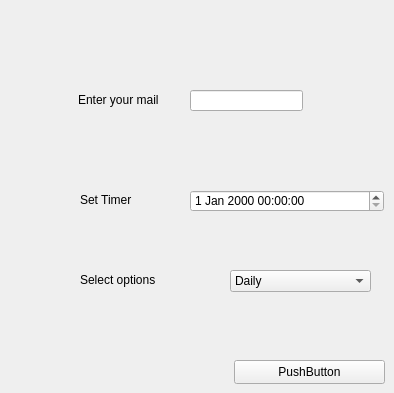
      <widget class="QWidget" name="tab_43">
       <attribute name="title">
        <string>Admin Reports</string>
       </attribute>
       <widget class="QLineEdit" name="lineEdit_92">
        <property name="geometry">
         <rect>
          <x>190</x>
          <y>90</y>
          <width>113</width>
          <height>21</height>
         </rect>
        </property>
       </widget>
       <widget class="QDateTimeEdit" name="dateTimeEdit">
        <property name="geometry">
         <rect>
          <x>190</x>
          <y>190</y>
          <width>194</width>
          <height>22</height>
         </rect>
        </property>
       </widget>
       <widget class="QPushButton" name="pushButton_53">
        <property name="geometry">
         <rect>
          <x>234</x>
          <y>360</y>
          <width>151</width>
          <height>24</height>
         </rect>
        </property>
        <property name="text">
         <string>PushButton</string>
        </property>
       </widget>
       <widget class="QLabel" name="label_83">
        <property name="geometry">
         <rect>
          <x>78</x>
          <y>90</y>
          <width>121</width>
          <height>20</height>
         </rect>
        </property>
        <property name="text">
         <string>Enter your mail</string>
        </property>
       </widget>
       <widget class="QLabel" name="label_84">
        <property name="geometry">
         <rect>
          <x>80</x>
          <y>190</y>
          <width>121</width>
          <height>20</height>
         </rect>
        </property>
        <property name="text">
         <string>Set Timer</string>
        </property>
       </widget>
       <widget class="QComboBox" name="comboBox_31">
        <property name="geometry">
         <rect>
          <x>230</x>
          <y>270</y>
          <width>141</width>
          <height>22</height>
         </rect>
        </property>
        <item>
         <property name="text">
          <string>Daily</string>
         </property>
        </item>
        <item>
         <property name="text">
          <string>Monthly</string>
         </property>
        </item>
        <item>
         <property name="text">
          <string>Annual</string>
         </property>
        </item>
       </widget>
       <widget class="QLabel" name="label_85">
        <property name="geometry">
         <rect>
          <x>80</x>
          <y>270</y>
          <width>121</width>
          <height>20</height>
         </rect>
        </property>
        <property name="text">
         <string>Select options</string>
        </property>
       </widget>
      </widget>
